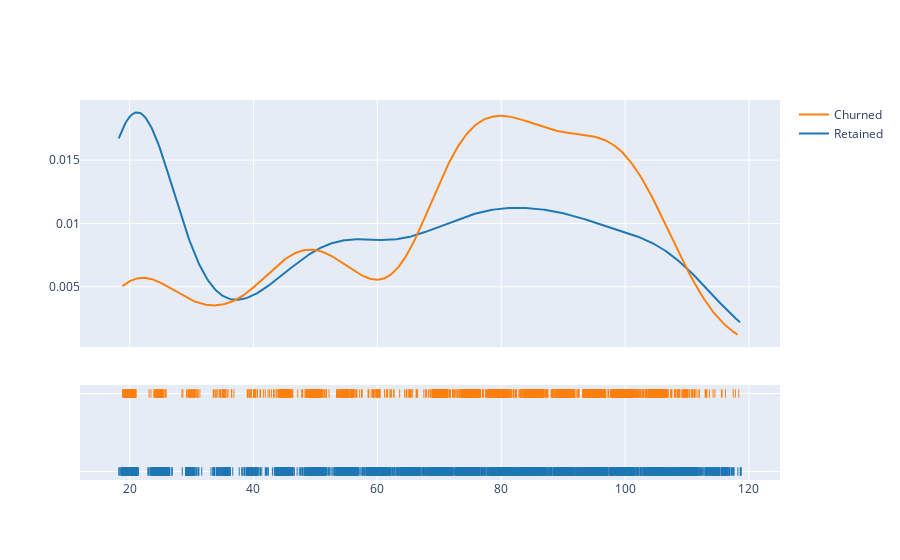

Here is the notebook cell this chart was saved with:
### Markdown cell above
##### 3a-v. Distribution of numerical columns

### Code cell
fig = ff.create_distplot(
    hist_data=[df[df.Churn == "No"].MonthlyCharges, df[df.Churn == "Yes"].MonthlyCharges],
    group_labels=["Retained", "Churned"],
    bin_size=5,
    show_hist=False,
)
fig.update_layout(hovermode=False)
fig.show()

### Figure 1 — Plotly figure (JSON) as saved in the notebook; plotly's stock layout.template omitted (floating-point values rounded to 4 significant figures; data arrays with more than 128 entries replaced by an {"elided": "..."} marker saying what was removed)
{"data": [{"legendgroup": "Retained", "marker": {"color": "rgb(31, 119, 180)"}, "mode": "lines", "name": "Retained", "showlegend": true, "type": "scatter", "x": {"elided": "500 float values"}, "xaxis": "x", "y": {"elided": "500 float values"}, "yaxis": "y"}, {"legendgroup": "Churned", "marker": {"color": "rgb(255, 127, 14)"}, "mode": "lines", "name": "Churned", "showlegend": true, "type": "scatter", "x": {"elided": "500 float values"}, "xaxis": "x", "y": {"elided": "500 float values"}, "yaxis": "y"}, {"legendgroup": "Retained", "marker": {"color": "rgb(31, 119, 180)", "symbol": "line-ns-open"}, "mode": "markers", "name": "Retained", "showlegend": false, "type": "scatter", "x": {"elided": "5163 float values"}, "xaxis": "x", "y": {"elided": "5163 str values"}, "yaxis": "y2"}, {"legendgroup": "Churned", "marker": {"color": "rgb(255, 127, 14)", "symbol": "line-ns-open"}, "mode": "markers", "name": "Churned", "showlegend": false, "type": "scatter", "x": {"elided": "1869 float values"}, "xaxis": "x", "y": {"elided": "1869 str values"}, "yaxis": "y2"}], "layout": {"barmode": "overlay", "hovermode": false, "legend": {"traceorder": "reversed"}, "xaxis": {"anchor": "y2", "domain": [0, 1], "zeroline": false}, "yaxis": {"anchor": "free", "domain": [0.35, 1], "position": 0}, "yaxis2": {"anchor": "x", "domain": [0, 0.25], "dtick": 1, "showticklabels": false}}}
